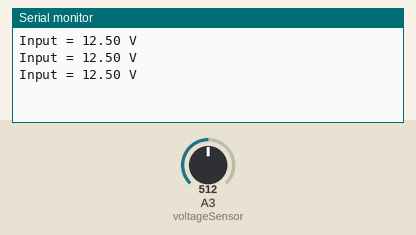
Simulated run of this sketch. Board: Arduino Uno, built with avr-gcc and run on an emulated ATmega328P. On the bench: the last lines printed to the serial monitor. Inputs (shaded band) come from the test bench; at power-on: A3 (voltageSensor) = 512.

Above: at 1.3 s.
1.4 s: A3 (voltageSensor) set to 716
At 1.9 s:
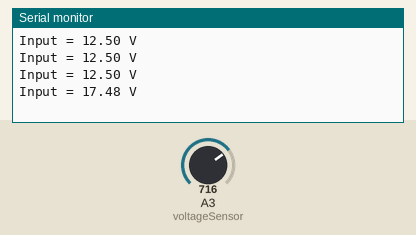
2.9 s: A3 (voltageSensor) set to 900
At 3.4 s:
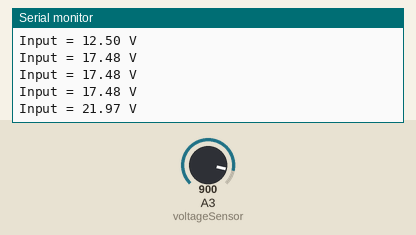
Timing chart, 0 to 5.9 s (numbered marks = the images above; inputs shaded):
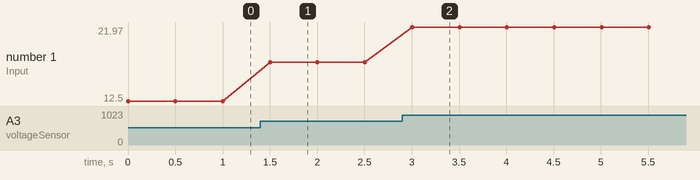

Measured:
- after the input at 1.4 s, the serial monitor: prints a new line after 0.10 s (image 1)
- after the input at 2.9 s, the serial monitor: prints a new line after 0.10 s (image 2)
- plotted number 1: 12.5 → 17.48 after the input at 1.4 s, 17.48 → 21.97 after the input at 2.9 s

The sketch:

voltage.ino
```cpp
const int voltageSensor = A3;
float vOUT = 0.0;
float vIN = 0.0;
float R1 = 30000.0;
float R2 = 7500.0;
float value = 0;

void setup()
{
  Serial.begin(9600);
  pinMode(voltageSensor, INPUT);

}

void loop()
{
  value = analogRead(voltageSensor);
  vOUT = (value * 5.0) / 1024.0;
  vIN = vOUT / (R2/(R1+R2));
  Serial.print("Input = ");
  Serial.print(vIN);
  Serial.println(" V");
  delay(500);
}
```
